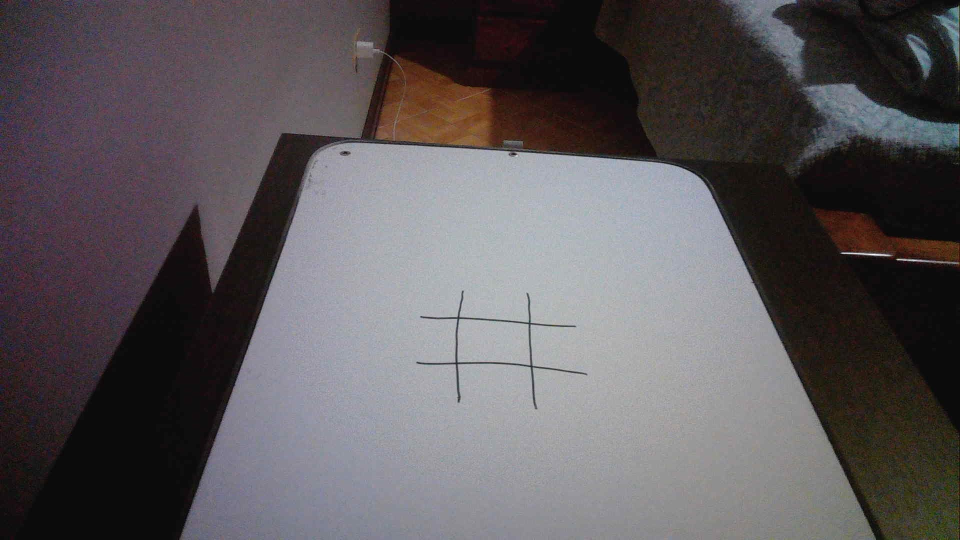
#> input picture computer_vision/tic_tac_toe_board.jpg, 1920 x 1080 px (shown at 1/2 size); the run also reads 1 picture not shown here
$ jupyter execute --allow-errors board_recognition.ipynb
#> lines starting #> are read from the running program, lines starting #| are printed output that depends on the picture; after the words box and inside, x2 and y2 are one past the last pixel; in counts of white or black regions, pixels touching at a corner belong together
[cell 1]
import cv2
import numpy as np

# Global variables to store the ROI coordinates
roi_selected = False
roi = (0, 0, 0, 0)

# Mouse callback function to draw a rectangle around the ROI
# [16 lines left out: function select_roi, not called in this run]

# Load the image
image = cv2.imread('tic_tac_toe_board.jpg')
#> image is the input picture: shape (1080, 1920, 3); mean B, G, R 90.9, 87.9, 92.5
cv2.namedWindow('Select ROI')
cv2.setMouseCallback('Select ROI', select_roi)

# Show the image and wait for the ROI to be selected
while True:
    cv2.imshow('Select ROI', image)
    key = cv2.waitKey(1) & 0xFF
#> (key q is pressed here)
    if key == ord('q') or roi_selected:
        break

cv2.destroyWindow('Select ROI')

# If ROI was not selected, exit
#> (the rest of this cell did not finish here and is left out)

[cell 2]
import cv2
import numpy as np

# Function to do nothing on trackbar callback
def nothing(x):
    pass

# Load the image
image = cv2.imread('tic_tac_toe_board.jpg')

# Predefined ROI parameters
x, y, w, h = 642, 431, 737, 550

# Extract the ROI
roi_image = image[y:y+h, x:x+w]
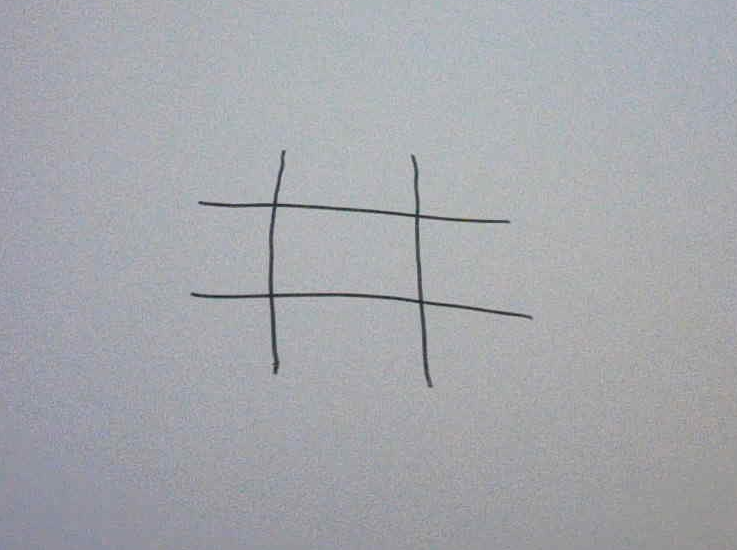
#> roi_image: shape (550, 737, 3); mean B, G, R 172.3, 167.3, 165.4

# Create a window for Canny edge detection
cv2.namedWindow('Canny Edge Detection')
cv2.createTrackbar('Threshold1', 'Canny Edge Detection', 0, 255, nothing)
cv2.createTrackbar('Threshold2', 'Canny Edge Detection', 255, 255, nothing)

while True:
    # Get trackbar positions
    threshold1 = cv2.getTrackbarPos('Threshold1', 'Canny Edge Detection')
    threshold2 = cv2.getTrackbarPos('Threshold2', 'Canny Edge Detection')

    # Apply Canny edge detection
    gray = cv2.cvtColor(roi_image, cv2.COLOR_BGR2GRAY)
    blurred = cv2.GaussianBlur(gray, (5, 5), 0)
    edges = cv2.Canny(blurred, threshold1, threshold2)
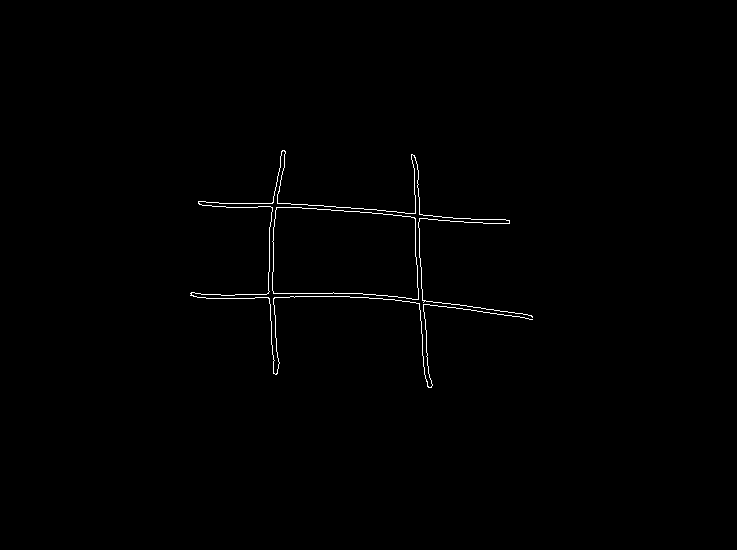
#> edges: shape (550, 737); 0.54% white in thin lines or dots, all inside (x1, y1, x2, y2) = (190, 150, 533, 388)

    # Display the edges
    cv2.imshow('Canny Edge Detection', edges)

    # Exit loop when 'q' key is pressed
    key = cv2.waitKey(1) & 0xFF
#> (key q is pressed here)
    if key == ord('q'):
        break

cv2.destroyAllWindows()

[cell 3]
import cv2
import numpy as np

# Function to do nothing on trackbar callback
def nothing(x):
    pass

# Function to calculate the angle of a line
def calculate_angle(line):
    x1, y1, x2, y2 = line[0]
    return np.arctan2(y2 - y1, x2 - x1) * 180 / np.pi

# Function to classify and group lines
def classify_and_group_lines(lines, gap_threshold):
    horizontal_lines = []
    vertical_lines = []

    # Classify lines into horizontal and vertical
    for line in lines:
        angle = calculate_angle(line)
        if abs(angle) < 45:  # Horizontal line
            horizontal_lines.append(line)
        else:  # Vertical line
            vertical_lines.append(line)

    # Function to group lines based on proximity
    def group_lines(lines, gap_threshold):
        lines = sorted(lines, key=lambda l: l[0][1] if abs(calculate_angle(l)) < 45 else l[0][0])
        grouped_lines = []
        current_group = [lines[0]]
        for line in lines[1:]:
            if abs((line[0][1] if abs(calculate_angle(line)) < 45 else line[0][0]) - (current_group[-1][0][1] if abs(calculate_angle(current_group[-1])) < 45 else current_group[-1][0][0])) <= gap_threshold:
                current_group.append(line)
            else:
                grouped_lines.append(current_group)
                current_group = [line]
        grouped_lines.append(current_group)
        return grouped_lines

    # Group horizontal and vertical lines
    grouped_horizontal_lines = group_lines(horizontal_lines, gap_threshold)
    grouped_vertical_lines = group_lines(vertical_lines, gap_threshold)

    return grouped_horizontal_lines, grouped_vertical_lines

# Function to draw the most extreme lines from each group
def draw_extreme_lines(image, grouped_lines, color=(0, 255, 0), thickness=2):
    for group in grouped_lines:
        x_coords = [line[0][0] for line in group] + [line[0][2] for line in group]
        y_coords = [line[0][1] for line in group] + [line[0][3] for line in group]
        x_min, x_max = min(x_coords), max(x_coords)
        y_min, y_max = min(y_coords), max(y_coords)
        # Draw line from the extreme points
        cv2.line(image, (x_min, y_min), (x_max, y_max), color, thickness)

# Load the image
image = cv2.imread('tic_tac_toe_board.jpg')

# Predefined ROI parameters
x, y, w, h = 642, 431, 737, 550

# Extract the ROI
roi_image = image[y:y+h, x:x+w]

# Apply Canny edge detection
threshold1, threshold2 = 0, 70
gray = cv2.cvtColor(roi_image, cv2.COLOR_BGR2GRAY)
blurred = cv2.GaussianBlur(gray, (5, 5), 0)
edges = cv2.Canny(blurred, threshold1, threshold2)

# Create a window for Hough Line Transform
cv2.namedWindow('Hough Line Transform')
cv2.createTrackbar('Threshold', 'Hough Line Transform', 100, 300, nothing)
cv2.createTrackbar('Min Line Length', 'Hough Line Transform', 50, 300, nothing)
cv2.createTrackbar('Max Line Gap', 'Hough Line Transform', 10, 100, nothing)
cv2.createTrackbar('Gap Threshold', 'Hough Line Transform', 100, 300, nothing)
cv2.createTrackbar('Apply Grouping (0/1)', 'Hough Line Transform', 1, 1, nothing)

while True:
    # Get trackbar positions
    threshold = cv2.getTrackbarPos('Threshold', 'Hough Line Transform')
    min_line_length = cv2.getTrackbarPos('Min Line Length', 'Hough Line Transform')
    max_line_gap = cv2.getTrackbarPos('Max Line Gap', 'Hough Line Transform')
    gap_threshold = cv2.getTrackbarPos('Gap Threshold', 'Hough Line Transform')
    apply_grouping = cv2.getTrackbarPos('Apply Grouping (0/1)', 'Hough Line Transform')

    # Hough Line Transform
    lines = cv2.HoughLinesP(edges, 1, np.pi / 180, threshold, minLineLength=min_line_length, maxLineGap=max_line_gap)
#> lines = [[393, 215, 485, 223], [289, 207, 392, 214], [396, 296, 531, 315], [418, 222, 421, 276], [416, 303, 524, 317], [345, 207, 458, 218], [419, 303, 425, 378], [267, 293, 362, 293]]

    # Create a copy of the ROI image to draw lines
    line_image = np.copy(roi_image)

    if lines is not None:
        if apply_grouping:
            grouped_horizontal_lines, grouped_vertical_lines = classify_and_group_lines(lines, gap_threshold)
#> the loop in classify_and_group_lines, `for line in lines:` made 8 passes
#> (x1 in calculate_angle, y1 in calculate_angle, x2 in calculate_angle, y2 in calculate_angle, angle) on passes 1 to 8: (393, 215, 485, 223, 4.97), (289, 207, 392, 214, 3.89), (396, 296, 531, 315, 8.01), (418, 222, 421, 276, 86.82), (416, 303, 524, 317, 7.39), (345, 207, 458, 218, 5.56), (419, 303, 425, 378, 85.43), (267, 293, 362, 293, 0)
#> after the loop in classify_and_group_lines, `for line in lines:`: horizontal_lines = [[[393, 215, 485, 223]], [[289, 207, 392, 214]], [[396, 296, 531, 315]], [[416, 303, 524, 317]], [[345, 207, 458, 218]], [[267, 293, 362, 293]]]; vertical_lines = [[[418, 222, 421, 276]], [[419, 303, 425, 378]]]
#> in group_lines, `lines = sorted(lines, key=lambda l: l[0][1] if abs(calculate_angle(l))..`: lines = [[[289, 207, 392, 214]], [[345, 207, 458, 218]], [[393, 215, 485, 223]], [[267, 293, 362, 293]], [[396, 296, 531, 315]], [[416, 303, 524, 317]]]
#> in group_lines, `current_group = [lines[0]]`: current_group = [[[289, 207, 392, 214]]]
#> the loop in group_lines, `for line in lines[1:]:` made 5 passes
#> line on passes 1 to 5: [[345, 207, 458, 218]], [[393, 215, 485, 223]], [[267, 293, 362, 293]], [[396, 296, 531, 315]], [[416, 303, 524, 317]]
#> after the loop in group_lines, `for line in lines[1:]:`: grouped_lines = []
#> in classify_and_group_lines, `grouped_horizontal_lines = group_lines(horizontal_lines, gap_threshold)`: grouped_horizontal_lines = [[[[289, 207, 392, 214]], [[345, 207, 458, 218]], [[393, 215, 485, 223]], [[267, 293, 362, 293]], [[396, 296, 531, 315]], [[416, 303, 524, 317]]]]
#> the loop in group_lines (call 2), `for line in lines[1:]:` made 1 pass
#> line on pass 1: [[419, 303, 425, 378]]
#> in classify_and_group_lines, `grouped_vertical_lines = group_lines(vertical_lines, gap_threshold)`: grouped_vertical_lines = [[[[418, 222, 421, 276]], [[419, 303, 425, 378]]]]
#> grouped_vertical_lines = [[[[418, 222, 421, 276]], [[419, 303, 425, 378]]]]
            line_count = len(grouped_horizontal_lines) + len(grouped_vertical_lines)
#> line_count = 2

            # Draw the most extreme lines from each group
            draw_extreme_lines(line_image, grouped_horizontal_lines)
#> the loop in draw_extreme_lines, `for group in grouped_lines:` made 1 pass
#> (x_coords, y_coords, x_min, x_max, y_min, y_max) on pass 1: ([289, 345, 393, 267, 396, 416, 392, 458, 485, 362, 531, 524], [207, 207, 215, 293, 296, 303, 214, 218, 223, 293, 315, 317], 267, 531, 207, 317)
            draw_extreme_lines(line_image, grouped_vertical_lines)
#> call 2 of draw_extreme_lines, with color = (0, 255, 0), thickness = 2
#> the loop in draw_extreme_lines (call 2), `for group in grouped_lines:` made 1 pass
#> (group, x_coords, y_coords, x_min, x_max, y_min, y_max) on pass 1: ([[[418, 222, 421, 276]], [[419, 303, 425, 378]]], [418, 419, 421, 425], [222, 303, 276, 378], 418, 425, 222, 378)
#> after the loop in draw_extreme_lines (call 2), `for group in grouped_lines:`:
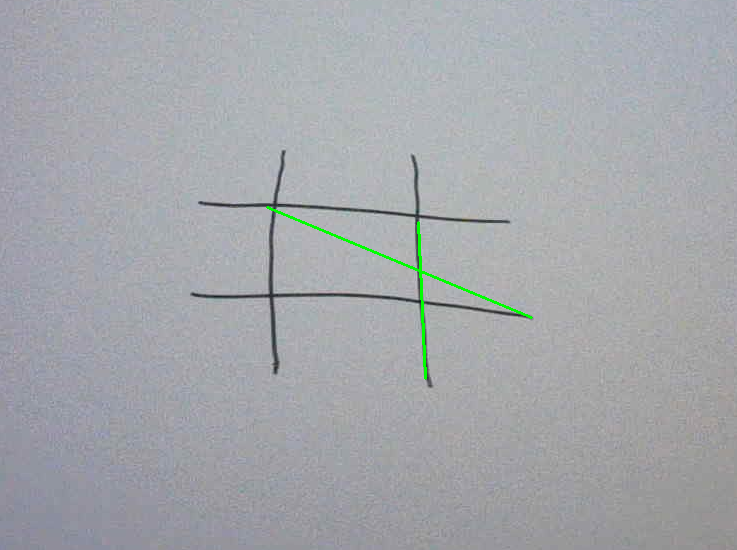
#> image: shape (550, 737, 3); mean B, G, R 171.9, 167.7, 165
        else:
            line_count = len(lines)
            for line in lines:
                x1, y1, x2, y2 = line[0]
                cv2.line(line_image, (x1, y1), (x2, y2), (0, 255, 0), 2)
    else:
        line_count = 0

    # Combine original ROI and line image
    combined_image = cv2.addWeighted(roi_image, 0.8, line_image, 1, 0)
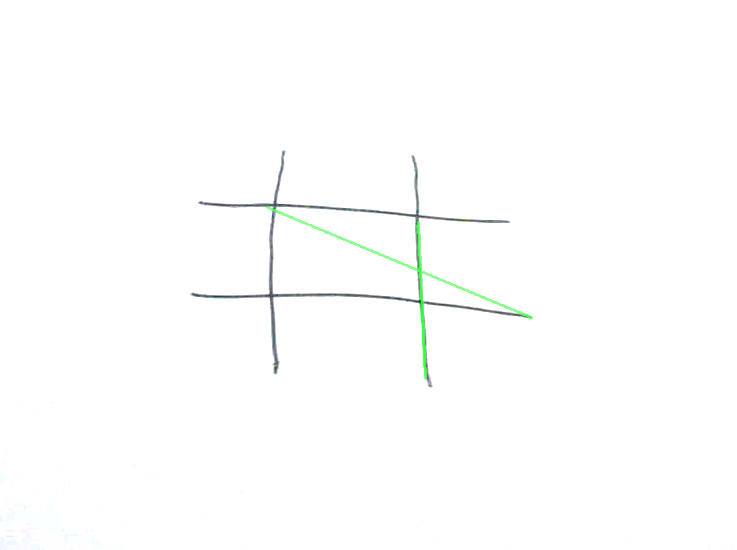
#> combined_image: shape (550, 737, 3); mean B, G, R 253.7, 254, 253.5

    # Display the number of lines detected
    cv2.putText(combined_image, f'Lines detected: {line_count}', (10, 30), cv2.FONT_HERSHEY_SIMPLEX, 1, (255, 0, 0), 2, cv2.LINE_AA)
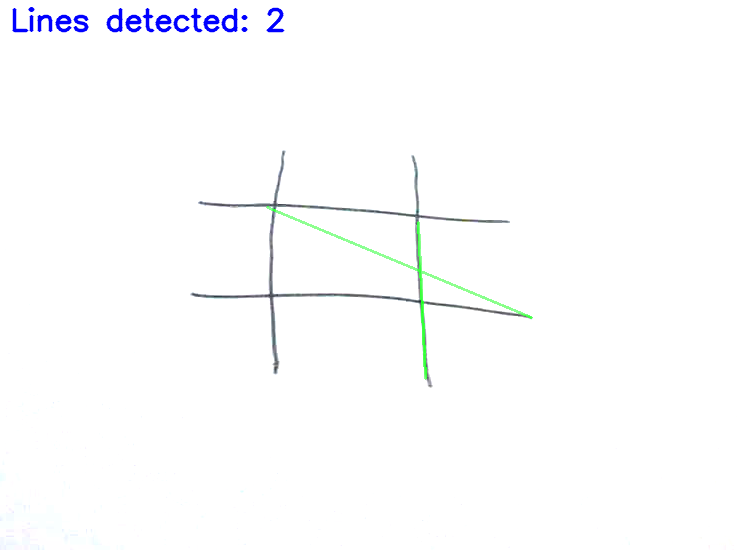
#> combined_image: shape (550, 737, 3); 0.74% of pixels changed, all inside (x1, y1, x2, y2) = (12, 7, 285, 33)

    # Display the lines on top of the original ROI
    cv2.imshow('Hough Line Transform', combined_image)

    # Exit loop when 'q' key is pressed
    key = cv2.waitKey(1) & 0xFF
#> (key q is pressed here)
#> (the rest of the program and of its run is left out)
